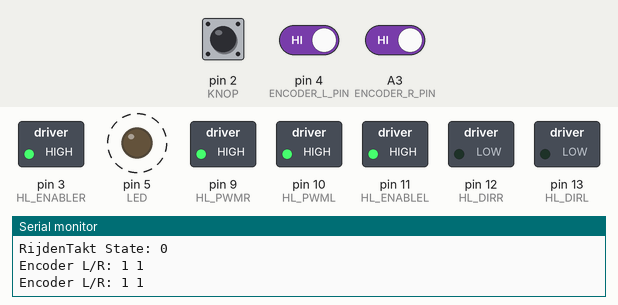
The sketch below on a simulated Arduino Uno, built with avr-gcc and run on an emulated ATmega328P. On the bench: switched loads named in the sketch (green lamp = pin HIGH), output pins drawn as LEDs (lit = HIGH), the last lines printed to the serial monitor. Dashed ring = blinking. The inputs (shaded band) are chosen by the test bench; at power-on: pin 2 (KNOP) HIGH, pin 4 (ENCODER_L_PIN) HIGH, A3 (ENCODER_R_PIN) HIGH.

Above: at 1.26 s.
1.3 s: pin 2 (KNOP) pulled LOW for 0.15 s
At 1.57 s:
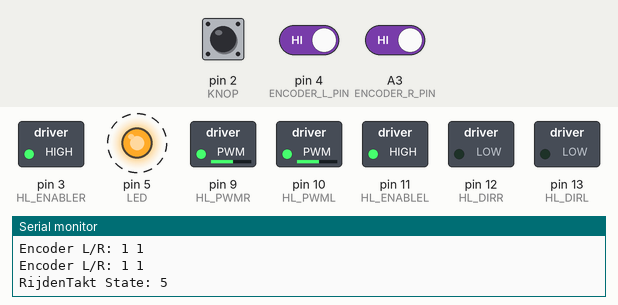
4.3 s: pin 2 (KNOP) pulled LOW for 1 s
8.3 s: pin 2 (KNOP) pulled LOW for 3.2 s
At 8.48 s:
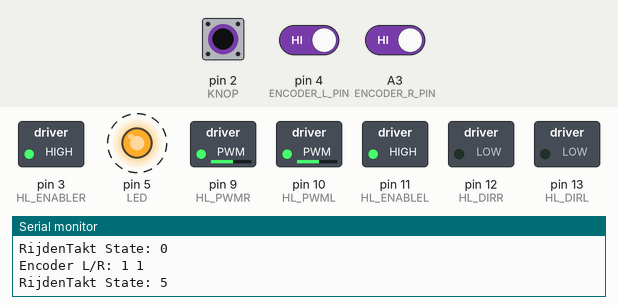
Timing chart, 0 to 19.0 s (numbered marks = the images above; inputs shaded):
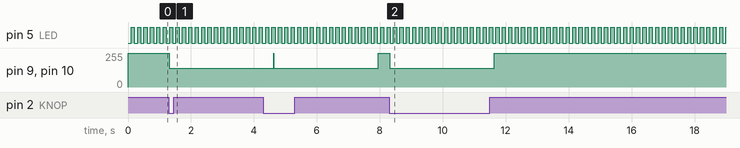

Measured:
- after the input at 1.3 s, pin 9 (HL_PWMR), pin 10 (HL_PWML): 255/255 → 140/255 at once
- after the input at 8.3 s, pin 9 (HL_PWMR), pin 10 (HL_PWML): 255/255 → 140/255 at once, → 255/255 3.3 s later
- by itself, pin 5 (LED): alternates HIGH for 0.10 s and LOW for 0.10 s

The sketch:

les_6_p30_pwm_rijden.ino
```cpp
const int KNOP           =  2 ;
const int LED            =  5 ;
const int ENCODER_L_PIN  =  4 ;
const int ENCODER_R_PIN  = A3 ;

int EncoderLTeller, EncoderRTeller;

// to support printf
int my_putc(char c, FILE *t) {
  if (c == '\n') Serial.write('\r');
  return Serial.write(c);
}

// the setup routine runs once when you press reset:
void setup() {
  Serial.begin(115200);           // start serial
  fdevopen( &my_putc, 0);        // device 0 (stdout) output naar my_putc()
  pinMode(KNOP,  INPUT_PULLUP);  // knop input & pull-up
  pinMode(LED, OUTPUT);          // led pin op output

  SetupMotors();
  printf("Opstarten gereed.\n");
}

void loop() {
  static int MsTakt, MainTakt, SecTakt;

  // zo vaak mogelijk
  EncoderTakt();

  // 1 ms lus
  int us = micros();
  if ((us - MsTakt) > 0) {
    MsTakt = us + 1000;  // zet tijd voor volgende interval
    LedTakt();
  }

  // 10 ms lus
  int ms = millis();
  if ((ms - MainTakt) > 0) {
    MainTakt = ms + 10;  // zet tijd voor volgende interval

    RijdenTakt();
  }

  // seconde lus
  ms = millis();
  if ((ms - SecTakt) > 0) {
    SecTakt = ms + 1000;  // zet tijd voor volgende interval

    printf("Encoder L/R: %d %d\n", EncoderLTeller, EncoderRTeller);
  }
}

void LedTakt()
{
  static int Teller;

  Teller++;
  if (Teller > 200) Teller = 0;

  if (Teller > 100) {
    digitalWrite(LED, 1);  // aan
  }
  else {
    digitalWrite(LED, 0);  // uit
  }
}
```

Encoders.ino
```cpp
//------------------------------------------------------------------------------
// EncoderTakt - Lees encoders uit; zo vaak mogelijk aanroepen.
//------------------------------------------------------------------------------
// Tel pulsen van linkse en rechtse encoder.
// DFROBOT encoders geven 20 pulsen per omwenteling.
// Wieldiameter 65 mm => 20 cm omtrek => 1 cm/puls
//
// MaxSpeed: periode ca 10 ms =>
//------------------------------------------------------------------------------
void EncoderTakt()
{
  static bool VorigeEncoderL;
  static bool VorigeEncoderR;

  // lees linkse encoder
  bool ActPin = digitalRead(ENCODER_L_PIN);
  if (ActPin != VorigeEncoderL) {
    // flank
    VorigeEncoderL = ActPin;
    EncoderLTeller++;                            // stapje gezet
  }

  // lees rechtse encoder
  ActPin = digitalRead(ENCODER_R_PIN);
  if (ActPin != VorigeEncoderR) {
    // flank
    VorigeEncoderR = ActPin;
    EncoderRTeller++;                             // stapje gezet
  }
}
```

Motors_hl.ino
```cpp
//-----------------------------------------------------------------------------
// Motors_hl.ino  - HL aansturing van de DFRobot motors (hard, push-pull)
//                  Arduino Rev3 motorshield (met doorverbinding)
//-----------------------------------------------------------------------------

// Constantes
// pin 8 is PWM ingang voor motorshield, doorverbinden met pin 10
// !! pin 8 kan niet verder gebruikt worden !!
const int  HL_PWMR = 9;
const int  HL_PWML = 10;  // pub 10 is de PWM uitgang, verbind deze met pin8 - de ingang van het motorshield

const int  HL_DIRL = 13;
const int  HL_DIRR = 12;

const int  HL_ENABLER = 3;
const int  HL_ENABLEL = 11;

//-----------------------------------------------------------------------------
// SetupMotors - Stel IO in voor aansturing motoren (harde aansturing)
//-----------------------------------------------------------------------------
//-----------------------------------------------------------------------------
void SetupMotors()
{
  // enable hebben vaste waarde...
  pinMode(HL_ENABLEL, OUTPUT);     // enable
  pinMode(HL_ENABLER, OUTPUT);     // enable
  digitalWrite(HL_ENABLEL, 1);
  digitalWrite(HL_ENABLER, 1);

  // Rijrichting
  pinMode(HL_DIRL, OUTPUT);
  pinMode(HL_DIRR, OUTPUT);

  // Pwm pins
  pinMode(HL_PWML, OUTPUT);
  pinMode(HL_PWMR, OUTPUT);

  // zet output op 0 via Motors()
  Motors(0, 0);
}

//------------------------------------------------------------------------------
// Motors - Stel PWM duty cycle  + rijrichtging in voor beide motoren (harde aansturing)
//------------------------------------------------------------------------------
//------------------------------------------------------------------------------
void Motors(int PowerL, int PowerR)
{

  //--------
  // Motor L
  //--------

  // begrens waarden
  if (PowerL >  255) {
    PowerL =  255;
  }
  if (PowerL < -255) {
    PowerL = -255;
  }

  // Set PWM en richting
  if (PowerL >= 0) {
    digitalWrite(HL_DIRL, 0);  // vooruit
    analogWrite(HL_PWML, 255-PowerL);
  }
  else {
    digitalWrite(HL_DIRL, 1);  // achteruit
    analogWrite(HL_PWML, 255+PowerL);
  }

  //--------
  // Motor R
  //--------

  // begrens waarden
  if (PowerR >  255) {
    PowerR =  255;
  }
  if (PowerR < -255) {
    PowerR = -255;
  }

  //Set PWM en richting
  if (PowerR >= 0) {
    digitalWrite(HL_DIRR, 0);  // vooruit
    analogWrite(HL_PWMR, 255-PowerR);
  }
  else {
    digitalWrite(HL_DIRR, 1);  // achteruit
    analogWrite(HL_PWMR, 255+PowerR);
  }
}
```

StateMachine.ino
```cpp
// StateMachine.ino -

//-----------------------------------------------------------------------------
// RijdenTakt - State machine voor aansturing motor.
//-----------------------------------------------------------------------------
//-----------------------------------------------------------------------------
void RijdenTakt()
{
  static int State, PrevState = -1;
  bool NewState = false;
  static int Richting;  // gewenste rijrichting
  static int Doel;      // Encoder L + R op doel-locatie
  static int Tijd;

  // rapporteer status bij state overgang
  if (PrevState != State) {
    PrevState = State;
    printf("RijdenTakt State: %d\n", State);
    NewState = true;
  }

  // state machine
  switch(State) {
  case 0 : // State: rust
    {
      // State actie
      Motors(0,0);

      // Condities
      if (digitalRead(KNOP) == 0) { // Knop ingedrukt
        State = 5;  // rijd heen
      }
      break;
    }

  case 5 :       // State actie : rij heen
    {
      if (NewState) {
        // Eerste aanroep van state
        Tijd = 300;  // * 10ms (MainTakt)
      }

      // vaste PWM voor motors
      Motors(115, 115);

      // Conditie
      Tijd --;
      if (Tijd <= 0) {  // lang genoeg gereden?
        State = 0;  // ja => klaar
      }
      break;
    }

  default :
    {
      printf("RijdenTakt: ongeldige state %d\n", State);
      State = 0;
      break;
    }
  } // einde van switch
}
```
